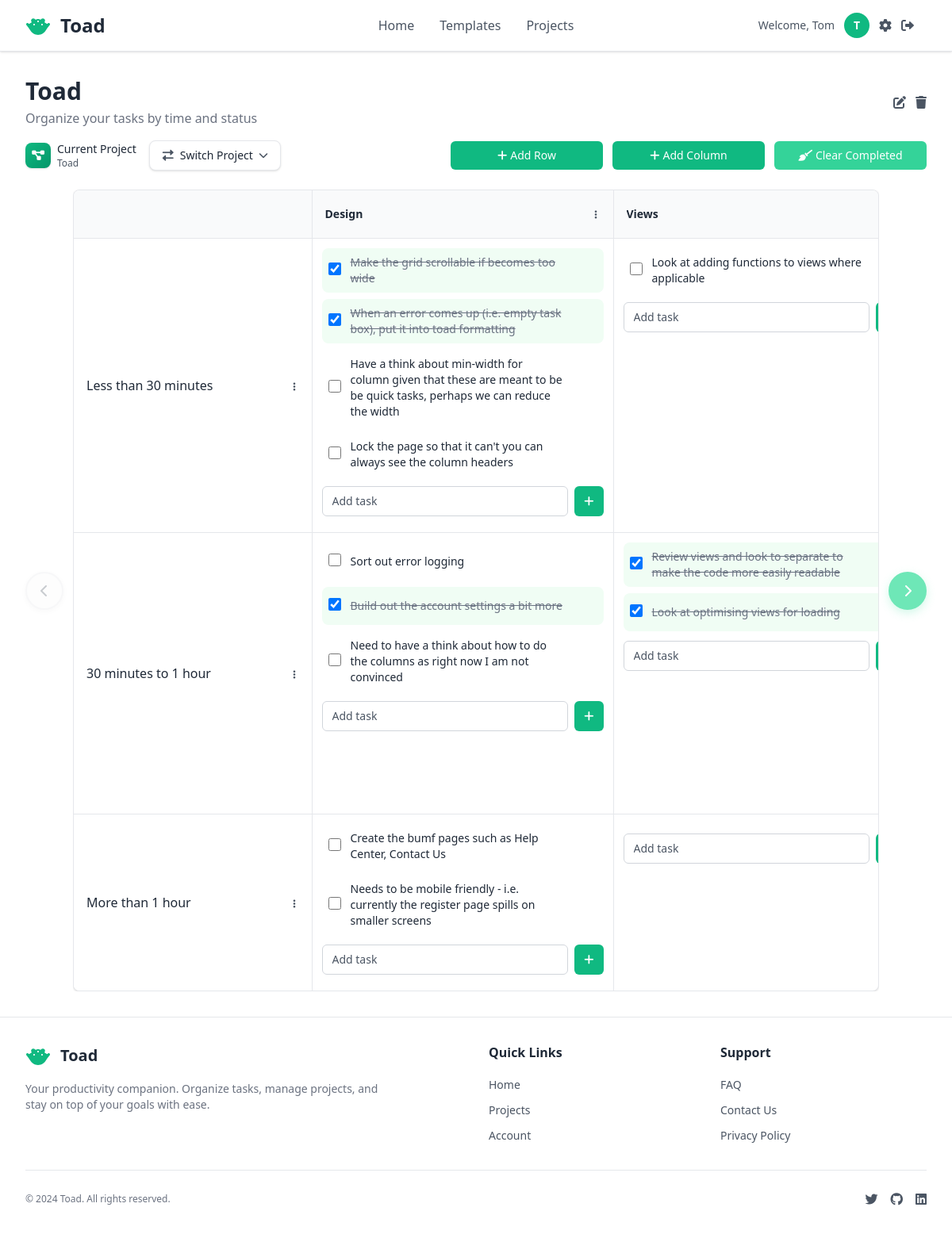
The page /projects/1/ (signed in) on the database as committed earlier.
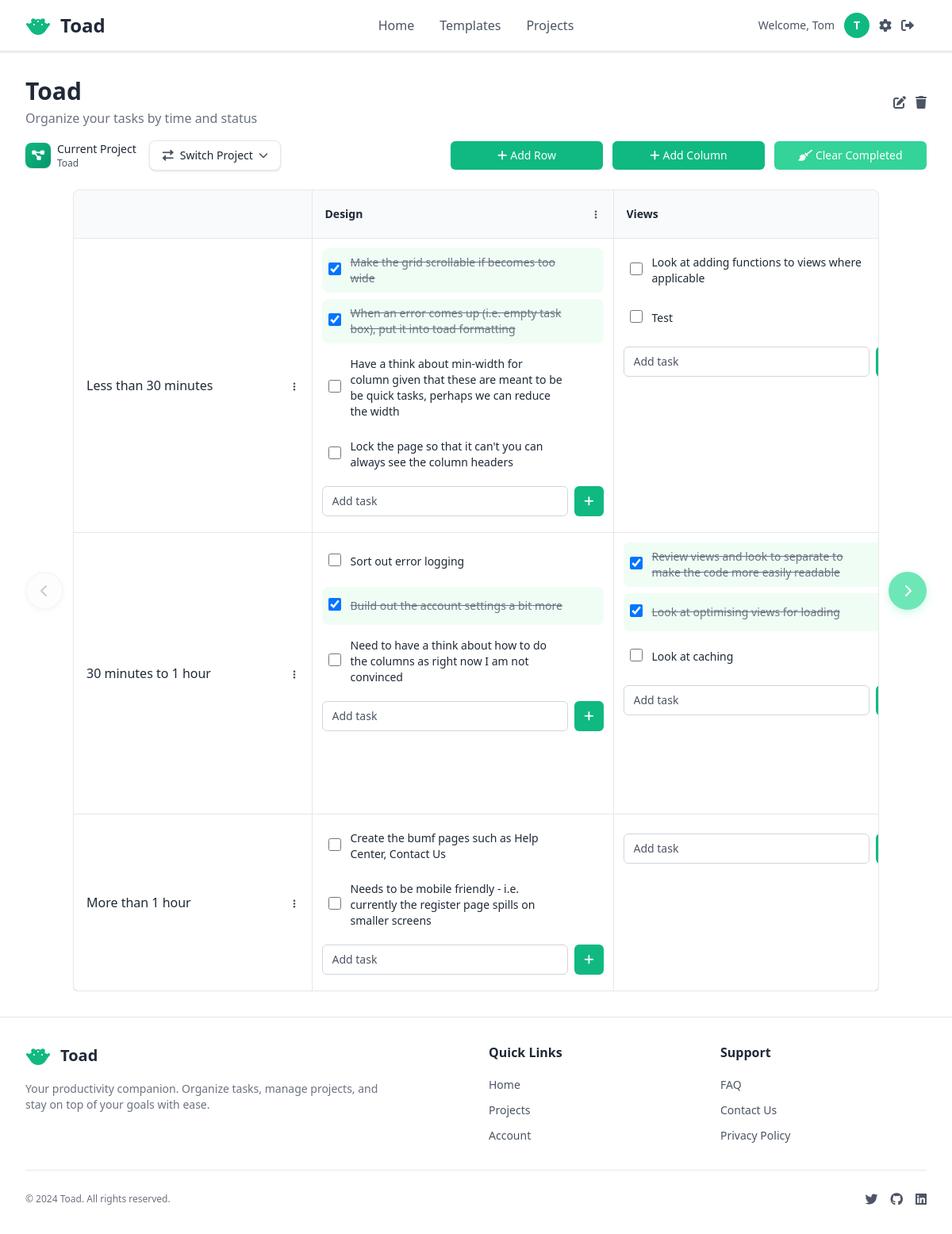
The same page on the database as committed later.
### pages/models.py (models this page shows, shortened)
class ColumnHeader(models.Model):
    project = models.ForeignKey(Project, on_delete=models.CASCADE, related_name='column_headers')
    name = models.CharField(max_length=100)
    is_category_column = models.BooleanField(default=False) # To identify the first "Time / Category" like column
    order = models.PositiveIntegerField(default=0) # For maintaining column order
    created_at = models.DateTimeField(auto_now_add=True)
    updated_at = models.DateTimeField(auto_now=True)
    class Meta:
        ordering = ['order', 'created_at']
        indexes = [
            models.Index(fields=['project', 'is_category_column', 'order']),  # For ordered column queries
        ]

class RowHeader(models.Model):
    project = models.ForeignKey(Project, on_delete=models.CASCADE, related_name='row_headers')
    name = models.CharField(max_length=100)
    order = models.PositiveIntegerField(default=0) # For maintaining row order
    created_at = models.DateTimeField(auto_now_add=True)
    updated_at = models.DateTimeField(auto_now=True)
    class Meta:
        ordering = ['order', 'created_at']
        indexes = [
            models.Index(fields=['project', 'order']),  # For ordered row queries
        ]

class Task(models.Model):
    project = models.ForeignKey(Project, on_delete=models.CASCADE, related_name='tasks')
    row_header = models.ForeignKey(RowHeader, on_delete=models.CASCADE, related_name='tasks')
    column_header = models.ForeignKey(ColumnHeader, on_delete=models.CASCADE, related_name='tasks')
    text = models.TextField(blank=False, null=False, help_text='Enter the task description')
    completed = models.BooleanField(default=False)
    created_at = models.DateTimeField(auto_now_add=True)
    updated_at = models.DateTimeField(auto_now=True)
    class Meta:
        ordering = ['created_at']
        indexes = [
            models.Index(fields=['project', 'row_header', 'column_header']),  # For cell-based task queries
            models.Index(fields=['project', 'completed']),  # For completed task filtering
            models.Index(fields=['project', 'created_at']),  # For task ordering
        ]

### pages/specific_views/project_views.py (the view)
# urls.py: path('projects/<int:pk>/', views.project_grid_view, name='project_grid'),
@login_required
@cache_control(max_age=60)
def project_grid_view(request, pk):
    project = get_object_or_404(
        Project.objects.select_related('user'),
        pk=pk,
        user=request.user
    )
    row_headers = project.row_headers.all().order_by('order')
    column_headers = project.column_headers.all().order_by('-is_category_column', 'order')
    all_tasks = project.tasks.select_related('row_header', 'column_header').order_by('id')
    tasks_by_cell = {}
    for task in all_tasks:
        cell_key = f"{task.row_header_id}_{task.column_header_id}"
        if cell_key not in tasks_by_cell:
            tasks_by_cell[cell_key] = []
        tasks_by_cell[cell_key].append(task)
    user_projects = Project.objects.filter(user=request.user).only('id', 'name').order_by('name')
    context = {
        'project': project,
        'row_headers': row_headers,
        'column_headers': column_headers,
        'tasks_by_cell': tasks_by_cell,
        'projects': user_projects,
        'quick_task_form': QuickTaskForm(),
    }
    return render(request, 'pages/grid/project_grid.html', context)

### pages/forms.py (shortened to what this page needs)
class QuickTaskForm(forms.ModelForm):
    class Meta:
        model = Task
        fields = ['text']
        widgets = {
            'text': forms.TextInput(attrs={
                'class': 'w-full px-3 py-2 border border-[var(--inline-input-border)] rounded-md text-sm placeholder-[var(--text-secondary)] focus:outline-none focus:ring-1 focus:ring-[var(--primary-action-bg)] focus:border-[var(--primary-action-bg)] text-[var(--text-primary)]',
                'placeholder': 'Add task',
                'required': True,  # Keep field required
                'name': 'text',
            }),
        }
    def __init__(self, *args, **kwargs):
        super().__init__(*args, **kwargs)
        self.fields['text'].required = True
        self.fields['text'].strip = True

### accounts/models.py (called while the page is built)
    def get_short_name(self):
        return self.first_name

### pages/templatetags/custom_filters.py (called while the page is built)
@register.filter
def get_item(dictionary, key):
    if dictionary is None:
        return []
    result = dictionary.get(key, [])
    return result if result is not None else []

@register.filter
def cell_key(row_pk, col_pk):
    return f"{row_pk}_{col_pk}"

### pages/templates/pages/grid/project_grid.html (shortened to what the changed rows need)
{% extends "pages/layout.html" %}
{% load custom_filters %}
{% load static %}
{% block content %}
<div class="mb-6">
    <div class="flex items-center justify-between mb-4">
        <div>
            <h1 class="text-3xl font-bold text-[var(--title-text)]">{{ project.name }}</h1>
        </div>
    </div>
</div>
<div class="grid-with-controls">
    <div class="grid-container-wrapper">
        <div class="bg-[var(--container-bg)] rounded-lg shadow-sm border border-[var(--border-color)] overflow-hidden">
            <div class="grid-container">
                <table class="grid-table">
            <colgroup>
            </colgroup>
            <thead>
                <tr>
                    {% for col_header in column_headers %}
                    <th class="p-4 border-b border-r border-[var(--border-color)] text-left text-sm font-semibold whitespace-nowrap {% if col_header.is_category_column %}category-header{% else %}bg-[var(--grid-header-bg)]{% endif %}">
                        <div class="flex items-center justify-between">
                            {% if not col_header.is_category_column %}
                                <span class="text-[var(--title-text)] truncate">{{ col_header.name }}</span>
                                <div class="relative ml-2">
                                    <button type="button"
                                            class="column-actions-btn p-1 rounded hover:bg-[var(--container-bg)] transition-colors cursor-pointer"
                                            title="Column actions"
                                            data-column-id="{{ col_header.pk }}">
                                        <i class="fas fa-ellipsis-v text-xs text-[var(--text-secondary)] hover:text-[var(--primary-action-bg)]"></i>
                                    </button>
                                </div>
                            {% endif %}
                        </div>
                    </th>
                    {% endfor %}
                </tr>
            </thead>
            <tbody>
                {% for row_h in row_headers %}
                <tr class="{% if not forloop.last %}border-b border-[var(--border-color)]{% endif %}">
                    <td class="row-header p-4 border-r border-[var(--border-color)] font-medium text-[var(--text-primary)]">
                        <div class="flex items-center justify-between">
                            <span>{{ row_h.name }}</span>
                            <div class="relative ml-2">
                                <button type="button"
                                        class="row-actions-btn p-1 rounded hover:bg-[var(--grid-header-bg)] transition-colors cursor-pointer"
                                        title="Row actions"
                                        data-row-id="{{ row_h.pk }}">
                                    <i class="fas fa-ellipsis-v text-xs text-[var(--text-secondary)] hover:text-[var(--primary-action-bg)]"></i>
                                </button>
                            </div>
                        </div>
                    </td>
                    {% for col_h in column_headers %}
                        {% if not col_h.is_category_column %}
                        <td class="data-cell p-3 border-r border-[var(--border-color)] align-top">
                            <div class="space-y-2 mb-3 w-full" data-row="{{ row_h.pk }}" data-col="{{ col_h.pk }}" id="tasks-{{ row_h.pk }}-{{ col_h.pk }}">
                                {% with cell_key=row_h.pk|cell_key:col_h.pk %}
                                    {% for task in tasks_by_cell|get_item:cell_key %}
                                        {% include 'pages/grid/actions_in_page/task_item.html' with task=task %}
                                    {% endfor %}
                                {% endwith %}
                            </div>
                            <form method="post"
                                  action="{% url 'pages:task_create' project_pk=project.pk row_pk=row_h.pk col_pk=col_h.pk %}"
                                  class="task-form"
                                  novalidate
                                  hx-post="{% url 'pages:task_create' project_pk=project.pk row_pk=row_h.pk col_pk=col_h.pk %}"
                                  hx-swap="beforeend"
                                  hx-target="#tasks-{{ row_h.pk }}-{{ col_h.pk }}"
                                  hx-trigger="submit throttle:500ms"
                                  hx-disabled-elt="this"
                                  onsubmit="return validateTaskForm(this)"
                                  _="on htmx:beforeRequest
                                       add .opacity-50 to me
                                     end
                                     on htmx:afterRequest(detail)
                                       remove .opacity-50 from me
                                       if detail.successful
                                         set textInput to the first input in me
                                         set textInput.value to ''
                                         call textInput.focus()
                                         set errorDiv to the first .error-message in me
                                         set errorDiv.innerHTML to ''
                                         remove .border-red-500 from textInput
                                         set textInput.style.borderColor to 'var(--inline-input-border)'
                                       else
                                         set errorDiv to the first .error-message in me
                                         set errorDiv.innerHTML to detail.xhr.response
                                         set textInput to the first input in me
                                         set textInput.style.borderColor to '#ef4444'
                                       end
                                     end">
                                <div class="flex space-x-2 relative">
                                    {{ quick_task_form.text }}
                                    <button type="submit" class="px-3 py-2 bg-[var(--primary-action-bg)] text-[var(--primary-action-text)] rounded-md text-sm hover:bg-[var(--primary-action-hover-bg)] transition-colors relative cursor-pointer">
                                        <i class="fas fa-plus"></i>
                                    </button>
                                </div>
                            </form>
                        </td>
                        {% endif %}
                    {% endfor %}
                </tr>
                {% endfor %}
            </tbody>
                </table>
            </div>
        </div>
    </div>
</div>
{% endblock %}

### pages/templates/pages/grid/actions_in_page/task_item.html (shortened to what this page needs)
{% load static %}
<div class="group flex items-center justify-between w-full p-2 rounded-lg hover:bg-[var(--grid-header-bg)] transition-all duration-200 {% if task.completed %}bg-green-50{% endif %}"
     data-task-id="{{ task.id }}"
     id="task-{{ task.id }}">
    <div class="flex items-center space-x-3 min-w-0 flex-1">
        <form method="POST"
              action="{% url 'pages:task_toggle_complete' task.pk %}"
              class="flex-shrink-0"
              hx-post="{% url 'pages:task_toggle_complete' task.pk %}"
              hx-swap="none"
              hx-trigger="change throttle:300ms"
              hx-disabled-elt="find input"
              _="on htmx:afterRequest(detail)
                 if detail.successful
                   set response to JSON.parse(detail.xhr.response)
                   if response.completed
                     add .bg-green-50 to #task-{{ task.id }}
                     add .line-through to #task-text-{{ task.id }}
                     add .text-gray-500 to #task-text-{{ task.id }}
                   else
                     remove .bg-green-50 from #task-{{ task.id }}
                     remove .line-through from #task-text-{{ task.id }}
                     remove .text-gray-500 from #task-text-{{ task.id }}
                   end
                 end">
            <input type="checkbox"
                   name="completed"
                   {% if task.completed %}checked{% endif %}
                   class="w-4 h-4 rounded border-gray-300 text-[var(--primary-action-bg)] focus:ring-[var(--primary-action-bg)] cursor-pointer">
        </form>
        <p id="task-text-{{ task.id }}" class="text-sm text-[var(--text-primary)] {% if task.completed %}line-through text-gray-500{% endif %}">{{ task.text }}</p>
    </div>
</div>

Rows that differ between the two databases and show on the page:
added Task: text "Test", shown under ColumnHeader "Views"
added Task: text "Look at caching", shown under ColumnHeader "Views"
